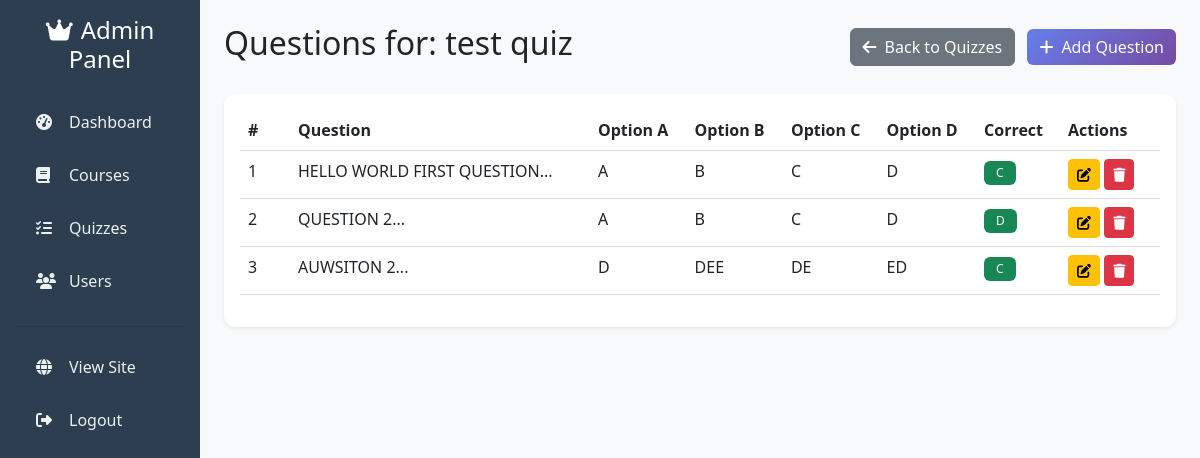
The app's page /admin/questions.php?quiz_id=1 (signed in) with its own data.
### tables this page shows
CREATE TABLE `quizzes` (
  `id` int(11) NOT NULL,
  `course_id` int(11) NOT NULL,
  `title` varchar(200) NOT NULL,
  `description` text DEFAULT NULL,
  `duration` int(11) DEFAULT 30,
  `passing_score` int(11) DEFAULT 70,
  `created_at` timestamp NOT NULL DEFAULT current_timestamp()
);

CREATE TABLE `questions` (
  `id` int(11) NOT NULL,
  `quiz_id` int(11) NOT NULL,
  `question_text` text NOT NULL,
  `option_a` text NOT NULL,
  `option_b` text NOT NULL,
  `option_c` text DEFAULT NULL,
  `option_d` text DEFAULT NULL,
  `correct_answer` enum('a','b','c','d') NOT NULL,
  `created_at` timestamp NOT NULL DEFAULT current_timestamp()
);

### config/functions.php (called while the page is built, shortened)
<?php
function displayRichText($content) {
    $allowed_tags = [
        'b' => [], 'strong' => [], 'i' => [], 'em' => [], 'u' => [],
        'br' => [], 'p' => ['class' => true], 'span' => ['class' => true, 'style' => true],
        'h1' => [], 'h2' => [], 'h3' => [], 'h4' => [], 'h5' => [], 'h6' => [],
        'ul' => ['class' => true], 'ol' => ['class' => true], 'li' => ['class' => true],
        'a' => ['href' => true, 'target' => true, 'title' => true],
        'img' => ['src' => true, 'alt' => true, 'width' => true, 'height' => true, 'style' => true],
        'pre' => ['class' => true], 'code' => ['class' => true],
        'blockquote' => ['class' => true], 'hr' => [],
        'table' => ['class' => true, 'border' => true], 'tr' => [], 'td' => ['colspan' => true], 'th' => []
    ];
    return stripslashes(html_entity_decode(strip_tags($content, array_keys($allowed_tags))));
}
function sanitize($input) {
    return htmlspecialchars(trim($input), ENT_QUOTES, 'UTF-8');
}
?>

### admin/questions.php (the view, shortened to what this page needs)
<?php
require_once '../config/database.php';
require_once '../config/functions.php';
require_once '../includes/admin_header.php';
$quiz_id = isset($_GET['quiz_id']) ? intval($_GET['quiz_id']) : 0;
$stmt = $pdo->prepare("SELECT * FROM quizzes WHERE id = ?");
$stmt->execute([$quiz_id]);
$quiz = $stmt->fetch();
$stmt = $pdo->prepare("SELECT * FROM questions WHERE quiz_id = ? ORDER BY id");
$stmt->execute([$quiz_id]);
$questions = $stmt->fetchAll();
?>
<div class="d-flex justify-content-between align-items-center mb-4">
    <h2>Questions for: <?php echo sanitize($quiz['title'] ?? ''); ?></h2>
    <div>
        <a href="quizzes.php" class="btn btn-secondary me-2">
            <i class="fas fa-arrow-left me-2"></i>Back to Quizzes
        </a>
        <button class="btn btn-primary" data-bs-toggle="modal" data-bs-target="#questionModal" onclick="resetQuestionForm()">
            <i class="fas fa-plus me-2"></i>Add Question
        </button>
    </div>
</div>
<div class="card shadow-sm">
    <div class="card-body">
        <?php if (count($questions) > 0): ?>
            <div class="table-responsive">
                <table class="table table-hover">
                    <thead>
                        <tr>
                            <th width="50">#</th>
                            <th width="300">Question</th>
                            <th>Option A</th>
                            <th>Option B</th>
                            <th>Option C</th>
                            <th>Option D</th>
                            <th>Correct</th>
                            <th width="100">Actions</th>
                        </tr>
                    </thead>
                    <tbody>
                        <?php foreach ($questions as $index => $q): ?>
                        <tr>
                            <td><?php echo $index + 1; ?></td>
                            <td><?php echo displayRichText(substr($q['question_text'], 0, 100)); ?>...</td>
                            <td><?php echo displayRichText(substr($q['option_a'], 0, 50)); ?></td>
                            <td><?php echo displayRichText(substr($q['option_b'], 0, 50)); ?></td>
                            <td><?php echo $q['option_c'] ? displayRichText(substr($q['option_c'], 0, 50)) : '-'; ?></td>
                            <td><?php echo $q['option_d'] ? displayRichText(substr($q['option_d'], 0, 50)) : '-'; ?></td>
                            <td><span class="badge bg-success"><?php echo strtoupper($q['correct_answer']); ?></span></td>
                            <td>
                                <button class="btn btn-sm btn-warning" onclick="editQuestion(<?php echo htmlspecialchars(json_encode($q)); ?>)">
                                    <i class="fas fa-edit"></i>
                                </button>
                                <a href="questions.php?quiz_id=<?php echo $quiz_id; ?>&action=delete&id=<?php echo $q['id']; ?>"
                                   class="btn btn-sm btn-danger" onclick="return confirm('Delete this question?')">
                                    <i class="fas fa-trash"></i>
                                </a>
                             </td>
                        </tr>
                        <?php endforeach; ?>
                    </tbody>
                </table>
            </div>
        <?php endif; ?>
    </div>
</div>
<?php include '../includes/admin_footer.php'; ?>

### assets/css/style.css (style rules this page uses)
* { margin: 0; padding: 0; box-sizing: border-box; }
body { font-family: 'Segoe UI', Tahoma, Geneva, Verdana, sans-serif; background-color: #f8f9fa; min-height: 100vh; display: flex; flex-direction: column; }
.card { border: none; border-radius: 12px; box-shadow: 0 2px 10px rgba(0,0,0,0.08); transition: transform 0.3s ease, box-shadow 0.3s ease; }
.badge { padding: 6px 12px; font-weight: 500; }
.btn-primary { background: linear-gradient(135deg, #667eea 0%, #764ba2 100%); border: none; transition: transform 0.2s ease; }

### records on screen
quizzes: title "test quiz"
questions: question_text "HELLO WORLD FIRST QUESTION", option_a "A", option_b "B", option_c "C", option_d "D", correct_answer "C"
questions: question_text "QUESTION 2", option_a "A", option_b "B", option_c "C", option_d "D", correct_answer "D"
questions: question_text "AUWSITON 2", option_a "D", option_b "DEE", option_c "DE", option_d "ED", correct_answer "C"
